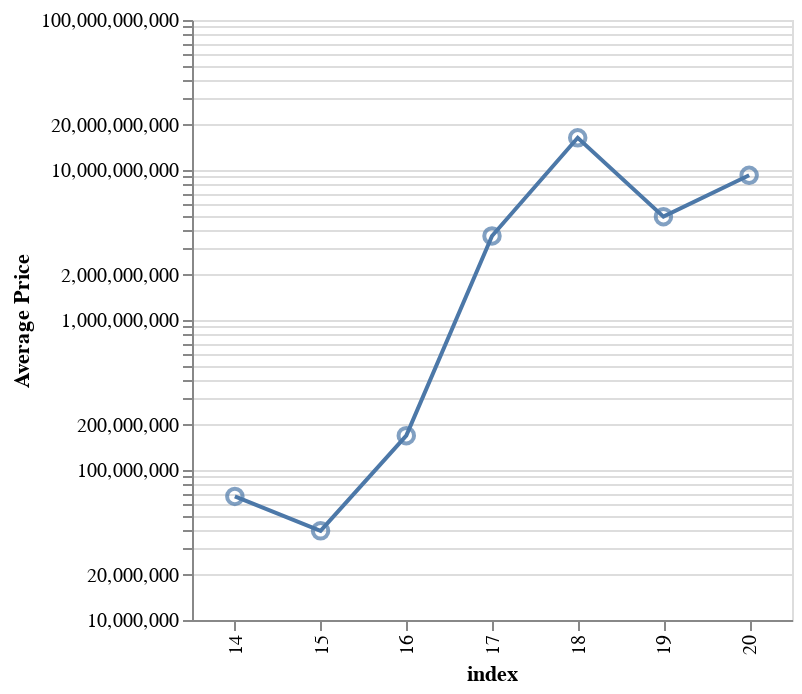

This figure's notebook cell:
### Code cell
annual_chart_line_two = alt.Chart(frame.reset_index()).mark_line().encode(
                    alt.X('index:N'),
                    alt.Y('Fourth', axis=alt.Axis(title='Average Price'), scale=alt.Scale(type='log'))).properties(width=300).interactive()



annual_chart_circle_two = alt.Chart(frame.reset_index()).mark_point(size=60).encode(
                    alt.X('index:N'),
                    alt.Y('Fourth', scale=alt.Scale(type='log'))).interactive()

annual_chart_two = annual_chart_line_two + annual_chart_circle_two

annual_chart_two

# annual_chart_bar = alt.Chart(testframe.reset_index()).mark_bar().encode(
#                     alt.X('index:N'),
#                     alt.Y('First', scale=alt.Scale(type='log'))).interactive()

# annual_chart_bar

### Figure 1 — Vega-Lite specification as saved in the notebook (floating-point values rounded to 4 significant figures)
{"config": {"view": {"continuousWidth": 400, "continuousHeight": 300}}, "layer": [{"data": {"name": "data-63589c0bf58844e2223e6f9791806822"}, "mark": "line", "encoding": {"x": {"type": "nominal", "field": "index"}, "y": {"type": "quantitative", "axis": {"title": "Average Price"}, "field": "Fourth", "scale": {"type": "log"}}}, "selection": {"selector037": {"type": "interval", "bind": "scales", "encodings": ["x", "y"]}}, "width": 300}, {"data": {"name": "data-63589c0bf58844e2223e6f9791806822"}, "mark": {"type": "point", "size": 60}, "encoding": {"x": {"type": "nominal", "field": "index"}, "y": {"type": "quantitative", "field": "Fourth", "scale": {"type": "log"}}}, "selection": {"selector038": {"type": "interval", "bind": "scales", "encodings": ["x", "y"]}}}], "$schema": "https://vega.github.io/schema/vega-lite/v4.8.1.json", "datasets": {"data-63589c0bf58844e2223e6f9791806822": [{"index": 14, "First": 7148000000.0, "Second": 320200000.0, "Third": 130300000.0, "Fourth": 66640000.0, "Fifth": 42310000.0, "Sixth": 32730000.0, "Seventh": 28100000.0, "Eighth": 19880000.0, "Ninth": 14420000.0, "Tenth": 11130000.0}, {"index": 15, "First": 3938000000.0, "Second": 298300000.0, "Third": 111000000.0, "Fourth": 39290000.0, "Fifth": 17000000.0, "Sixth": 14350000.0, "Seventh": 12910000.0, "Eighth": 12000000.0, "Ninth": 10540000.0, "Tenth": 8826000.0}, {"index": 16, "First": 8611000000.0, "Second": 785400000.0, "Third": 231300000.0, "Fourth": 169400000.0, "Fifth": 94390000.0, "Sixth": 68670000.0, "Seventh": 47470000.0, "Eighth": 37630000.0, "Ninth": 30310000.0, "Tenth": 24010000.0}, {"index": 17, "First": 58710000000.0, "Second": 18240000000.0, "Third": 7320000000.0, "Fourth": 3633000000.0, "Fifth": 2213000000.0, "Sixth": 1624000000.0, "Seventh": 1416000000.0, "Eighth": 1203000000.0, "Ninth": 974800000.0, "Tenth": 823100000.0}, {"index": 18, "First": 138600000000.0, "Second": 51730000000.0, "Third": 28420000000.0, "Fourth": 16400000000.0, "Fifth": 9337000000.0, "Sixth": 6297000000.0, "Seventh": 5572000000.0, "Eighth": 4927000000.0, "Ninth": 4200000000.0, "Tenth": 3691000000.0}, {"index": 19, "First": 131000000000.0, "Second": 19540000000.0, "Third": 13190000000.0, "Fourth": 4885000000.0, "Fifth": 4456000000.0, "Sixth": 3850000000.0, "Seventh": 3132000000.0, "Eighth": 2804000000.0, "Ninth": 2209000000.0, "Tenth": 1609000000.0}, {"index": 20, "First": 196600000000.0, "Second": 32580000000.0, "Third": 12860000000.0, "Fourth": 9219000000.0, "Fifth": 4638000000.0, "Sixth": 3930000000.0, "Seventh": 3575000000.0, "Eighth": 3273000000.0, "Ninth": 2973000000.0, "Tenth": 2422000000.0}]}}
